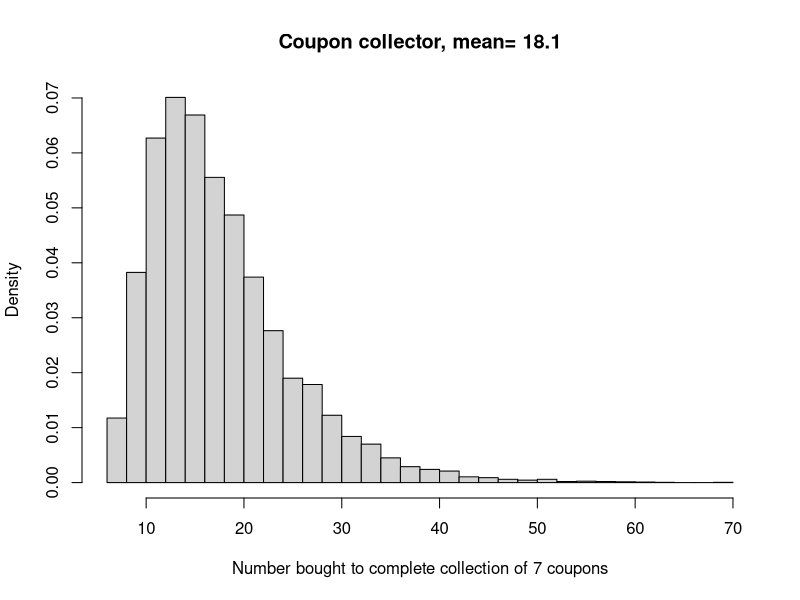

Write the R code that produced this figure.
## ---- chunk 1
#coupon collector simulation
nbought <- function(N) {
  coupons <- matrix(0,1,N) # initially have no coupons
  for (k in 1:100000) { # collect until complete collection
    x <- sample.int(N, 1, replace = TRUE)
    coupons[x]  <- 1 # mark that coupon type as collected
    ifelse(sum(coupons)==N,return(k),-1)
    } 
  }
N <- 7 # set to desired number of different coupons
y <- sapply(matrix(N,10000,1),nbought)
hist(y,main=paste("Coupon collector, mean=",round(mean(y),1)), breaks=30, freq=F, 
     xlab=paste("Number bought to complete collection of",N,"coupons"))

N*sum(1/(1:N)) # theoretical value for expected # of coupons bought before collecting all N
